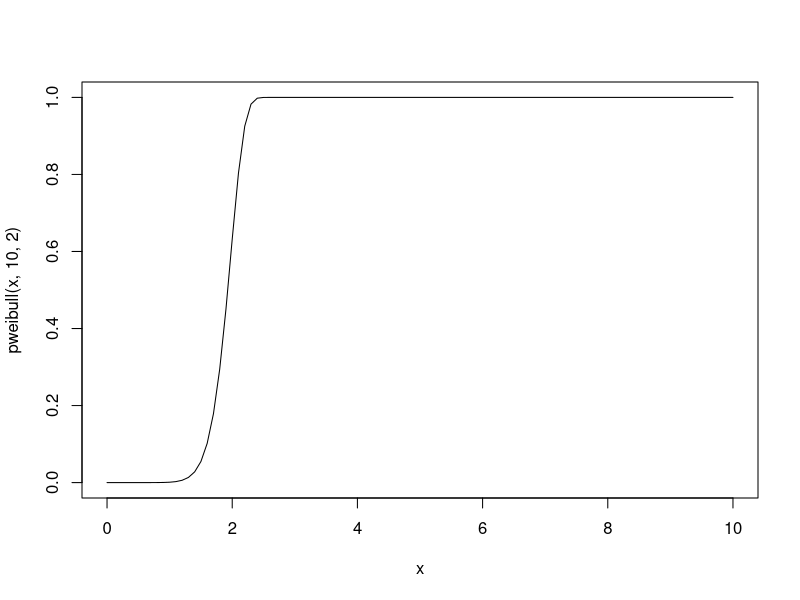

This chart was generated by the following R code: (Note: this script raises an error after producing the figure.)
curve(pweibull(x,10,2),from=0,to=10)
x <- 1:10
y <- pweibull(x,1,2)

require(scales) # trans_new() is in the scales library
inv_cdf_trans = function() trans_new("inv_cdf", function(x) log(qweibull(x,1,1)),
                               function(x) pweibull(exp(x),1,1))


ggplot(data=NULL,aes(x=x,y=y))+geom_point() + coord_trans(x = "log",y = "inv_cdf")

#Weibull Paper with ggplot
weib_trans = function() trans_new("weib_cdf", function(x) log(-log(1-x)),
                                     function(x) 1-exp(-exp(x)))
ggplot(data=NULL,aes(x=x,y=y))  +
  geom_point() +
  coord_trans(x = "log", y = "weib")

S$days <- S$time/24


#Get Median for Eta and Beta and Plug into Weibull CDF
fit<-function(mod){
  eta=eta.dat[mod,2]
  beta=outb.dat[mod,2]
  line<-function(x){1-exp(-(x*24/eta)^beta)}
  return(line)
}

#Fitted CDf does OK for Model 11, but terrible for Model 1,15,21
theme_set(theme_bw(base_size=18))
ggplot(data=subset(S,model==11), aes(x=days, y=Fi)) + geom_point() +
  coord_trans(x = "log",y="inv_cdf") + 
  scale_x_continuous(breaks=c(20,40,60,80,100,200,400,800)) +
  scale_y_continuous(breaks=c(.001,.002,.005,.01,.02,.04,.06))+
  stat_function(fun=fit(11))
